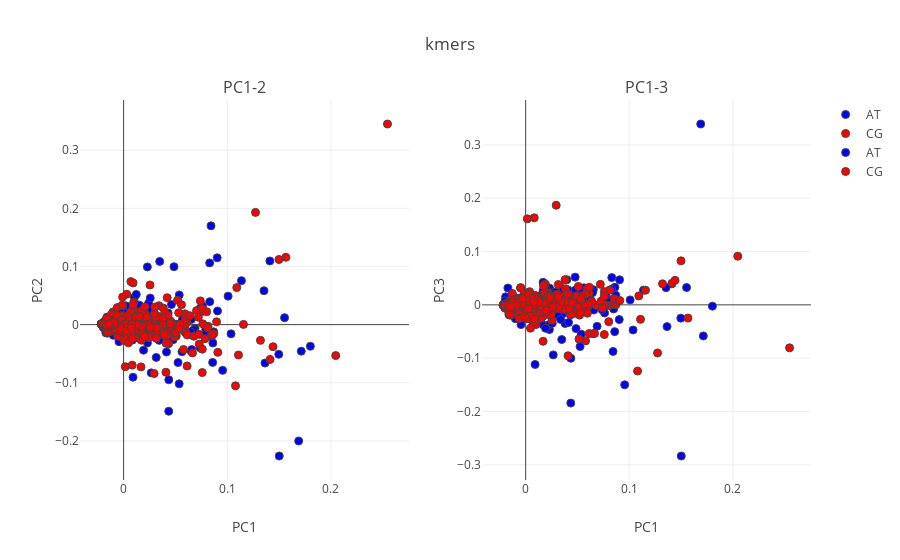

Here is the notebook cell this chart was saved with:
### Markdown cell above
> iv. PCA on transposed matrix - kmers

### Code cell
from sklearn.decomposition import PCA
mutations= get_mutations(bases= bases,ksize= ksize)
kmers, kmer_idx= kmer_comp_index(mutations)

mut_list= ['_'.join(x) for x in kmer_idx.values()]

mut_indices= {
    z:[x for x in range(len(mut_list)) if mut_list[x][int(ksize / 2)]  in z] for z in ['AT','CG']
}

col_mut= {
    'AT': 'blue',
    'CG': 'red'
}

n_comp= 3

pca = PCA(n_components=n_comp, whiten=False,svd_solver='randomized')
Comps = pca.fit_transform(window_muts.T)

var_comps= pca.explained_variance_ratio_

titles= ['PC1-2','PC1-3']
fig_subplots = tools.make_subplots(rows= 1, cols=2,
                             subplot_titles=tuple(titles))

for col in range(1,3):
    fig_data= [go.Scatter(
            x= Comps[mut_indices[i],0],
            y= Comps[mut_indices[i],col],
            mode= "markers",
            text= [mut_list[x] for x in mut_indices[i]],
            marker= {
            'color': col_mut[i],
            'line': {'width': 1},
            'size': 8,
            'symbol': 'circle',
          "opacity": 1
          },
            name= i
        ) for i in list(mut_indices.keys())]
    
    for trace1 in fig_data:
        fig_subplots.append_trace(trace1, 1, col)
        
    fig_subplots.update_xaxes(title= 'PC1')

    fig_subplots.update_yaxes(title= 'PC' + str(col + 1),row=1, col=col)


layout = go.Layout(
    margin=dict(
        l=0,
        r=0,
        b=0,
        t=0
    ),
    yaxis=dict(
        title='PC2: {}'.format(round(var_comps[1],3))),
    xaxis=dict(
    title= 'PC1: {}'.format(round(var_comps[0],3)))
)


fig = go.Figure(data=fig_subplots, layout=layout)
fig['layout'].update(title= 'kmers')
iplot(fig)

### Figure 1 — Plotly figure (JSON) as saved in the notebook; plotly's stock layout.template omitted (floating-point values rounded to 4 significant figures; data arrays with more than 128 entries replaced by an {"elided": "..."} marker saying what was removed)
{"data": [{"marker": {"color": "blue", "line": {"width": 1}, "opacity": 1, "size": 8, "symbol": "circle"}, "mode": "markers", "name": "AT", "text": {"elided": "768 str values"}, "type": "scatter", "uid": "d36300a6-8306-4cc5-b82d-c34e44fe88af", "x": {"elided": "768 float values"}, "xaxis": "x", "y": {"elided": "768 float values"}, "yaxis": "y"}, {"marker": {"color": "red", "line": {"width": 1}, "opacity": 1, "size": 8, "symbol": "circle"}, "mode": "markers", "name": "CG", "text": {"elided": "768 str values"}, "type": "scatter", "uid": "e04fadcb-7d48-43f8-bc6a-9339ff4099c3", "x": {"elided": "768 float values"}, "xaxis": "x", "y": {"elided": "768 float values"}, "yaxis": "y"}, {"marker": {"color": "blue", "line": {"width": 1}, "opacity": 1, "size": 8, "symbol": "circle"}, "mode": "markers", "name": "AT", "text": {"elided": "768 str values"}, "type": "scatter", "uid": "1ec2f62a-c86d-4061-ad10-cd6c0eef318f", "x": {"elided": "768 float values"}, "xaxis": "x2", "y": {"elided": "768 float values"}, "yaxis": "y2"}, {"marker": {"color": "red", "line": {"width": 1}, "opacity": 1, "size": 8, "symbol": "circle"}, "mode": "markers", "name": "CG", "text": {"elided": "768 str values"}, "type": "scatter", "uid": "b16a81c7-4440-48f7-a8c2-b78e47c92bac", "x": {"elided": "768 float values"}, "xaxis": "x2", "y": {"elided": "768 float values"}, "yaxis": "y2"}], "layout": {"annotations": [{"font": {"size": 16}, "showarrow": false, "text": "PC1-2", "x": 0.225, "xanchor": "center", "xref": "paper", "y": 1, "yanchor": "bottom", "yref": "paper"}, {"font": {"size": 16}, "showarrow": false, "text": "PC1-3", "x": 0.775, "xanchor": "center", "xref": "paper", "y": 1, "yanchor": "bottom", "yref": "paper"}], "title": {"text": "kmers"}, "xaxis": {"anchor": "y", "domain": [0, 0.45], "title": {"text": "PC1"}}, "xaxis2": {"anchor": "y2", "domain": [0.55, 1], "title": {"text": "PC1"}}, "yaxis": {"anchor": "x", "domain": [0, 1], "title": {"text": "PC2"}}, "yaxis2": {"anchor": "x2", "domain": [0, 1], "title": {"text": "PC3"}}}}
